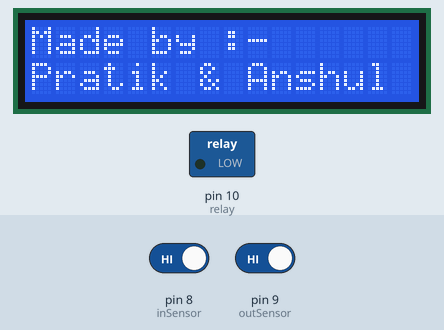
Simulated run of this sketch. Board: Arduino Uno, built with avr-gcc and run on an emulated ATmega328P. On the bench: 16×2 character LCD, switched loads named in the sketch (green lamp = pin HIGH). The test bench sets the inputs (shaded band); at power-on: pin 8 (inSensor) HIGH, pin 9 (outSensor) HIGH.

Above: at 2.1 s.
At 4.7 s:
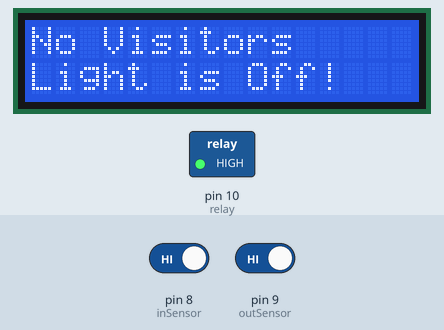
4.8 s: pin 8 (inSensor) driven LOW
At 6.0 s:
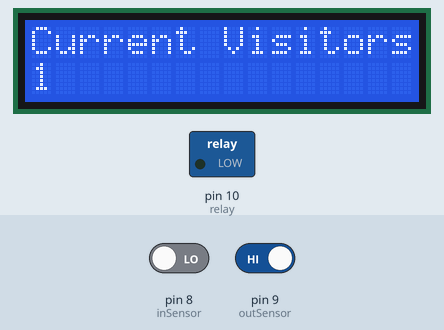
7.8 s: pin 9 (outSensor) driven LOW
9.6 s: pin 9 (outSensor) driven HIGH
At 9.9 s:
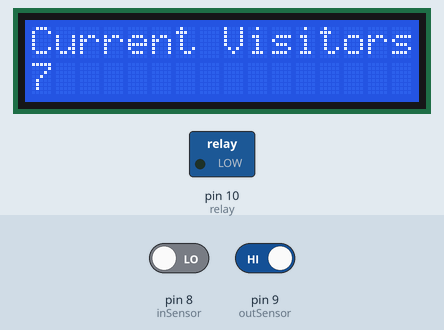
Timing chart, 0 to 12.6 s (numbered marks = the images above; inputs shaded):
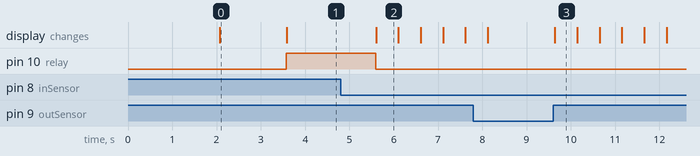

The sketch:

code_with_relay.ino
```cpp
#include <LiquidCrystal.h>
LiquidCrystal lcd(2, 3, 4, 5, 6, 7);
#define inSensor 8
#define outSensor 9

int inStatus;
int outStatus;

int countin = 0;
int countout = 0;

int in;
int out;
int now;

#define relay 10

void setup() {
    lcd.begin(16, 2);
    lcd.print("Bi-Directional");
    lcd.setCursor(0, 1);
    lcd.print("Visitor Counter");
    delay(2000);
    lcd.clear();
    lcd.print("Made by :-");
    lcd.setCursor(0, 1);
    lcd.print("Pratik & Anshul");
    delay(1500);
    lcd.clear();
    pinMode(inSensor, INPUT);
    pinMode(outSensor, INPUT);
    pinMode(relay, OUTPUT);
}

void loop() {
    inStatus = digitalRead(inSensor);
    outStatus = digitalRead(outSensor);
    if (inStatus == 0) {
        in = countin++;
    }

    if (outStatus == 0) {
        out = countout++;
    }

    now = in - out;

    if (now <= 0) {
        digitalWrite(relay, HIGH);
        lcd.clear();
        lcd.print("No Visitors");
        lcd.setCursor(0, 1);
        lcd.print("Light is Off!");
        delay(500);
    } else {
        digitalWrite(relay, LOW);
        lcd.clear();
        lcd.print("Current Visitors");
        lcd.setCursor(0, 1);
        //    lcd.print("Current Visitors");
        lcd.print(now);
        //    lcd.print(" IN: ");
        //    lcd.print(in);
        //    lcd.print("OUT: ");
        //    lcd.print(out);
        delay(500);
    }
}
```

Measured:
- after the input at 4.8 s, pin 10 (relay): HIGH → LOW after 0.80 s; the display: changes after 0.80 s (image 2)
- after the input at 9.6 s, the display: changes at once (image 3)
- what the display in image 0 shows lasts 1.5 s, from 2.1 s to 3.6 s
- what the display in image 2 shows lasts 0.5 s, from 5.6 s to 6.1 s
